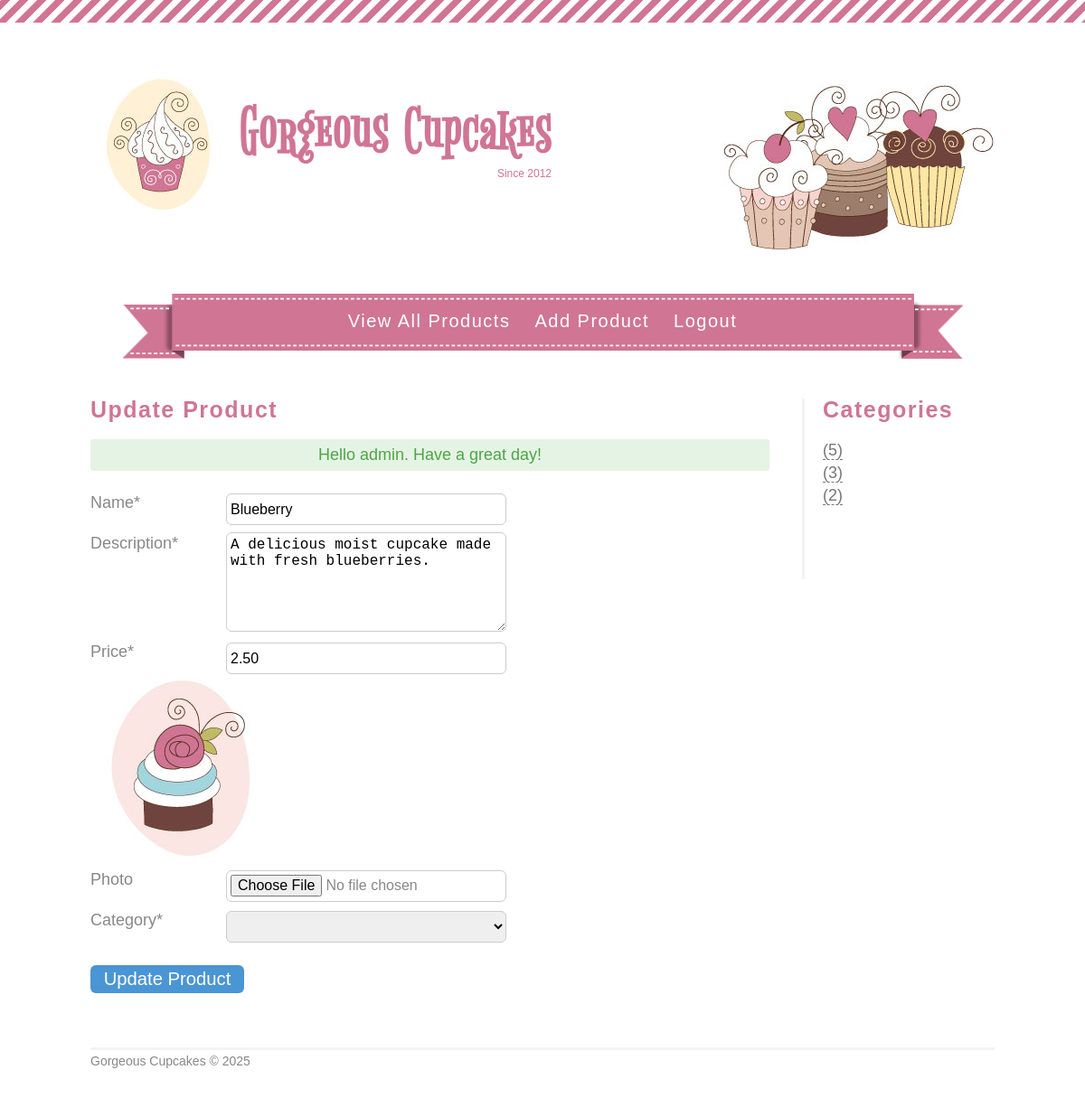
Screenshot of /gorgeous_cupcakes-main/view/product_update_form.php?productID=4 (signed in) with the database file from the repository.
### tables this page shows
CREATE TABLE IF NOT EXISTS `product` (
  `productID` int(10) NOT NULL AUTO_INCREMENT,
  `productName` varchar(256) NOT NULL,
  `productDescription` text NOT NULL,
  `productPrice` decimal(10,2) NOT NULL,
  `productPhoto` varchar(256) DEFAULT NULL,
  `categoryID` int(10) NOT NULL,
  PRIMARY KEY (`productID`),
  KEY `categoryID` (`categoryID`)
);

CREATE TABLE `category` (
  `CategoryID` int(10) unsigned NOT NULL AUTO_INCREMENT,
  `CategoryName` varchar(45) NOT NULL,
  `Description` text NOT NULL,
  PRIMARY KEY (`CategoryID`)
);

### gorgeous_cupcakes-main/model/functions_products.php (called while the page is built, shortened)
<?php
	function get_product()
	{
		global $conn;
		$productID = $_GET['productID'];
		$sql = 'SELECT * FROM product INNER JOIN category USING(categoryID) WHERE productID = :productID ORDER BY productName';
		$statement = $conn->prepare($sql);
		$statement->bindValue(':productID', $productID);
		$statement->execute();
		$result = $statement->fetch();
		return $result;
	}
?>

### gorgeous_cupcakes-main/model/functions_category.php (called while the page is built, shortened)
<?php
	function get_categories()
	{
		global $conn;
		$sql = 'SELECT category.*, COUNT(product.categoryID) AS catnum FROM category INNER JOIN product USING(categoryID) GROUP BY product.categoryID';
		$statement = $conn->prepare($sql);
		$statement->execute();
		$result = $statement->fetchAll();
		return $result;
	}
	function get_category_dropdown()
	{
		global $conn;
		$sql = 'SELECT * FROM category ORDER BY categoryID';
		$statement = $conn->prepare($sql);
		$statement->execute();
		$result = $statement->fetchAll();
		return $result;
	}
?>

### gorgeous_cupcakes-main/view/product_update_form.php (the view, shortened to what this page needs)
<?php
	require('../model/database.php');
	require('../model/functions_products.php');
	require('../model/functions_category.php');
	require('../model/functions_messages.php');
	require('header.php');
	require('nav.php');
?>
<section id="main">
	<h2>Update Product</h2>
	<?php
		$result = get_product();
	?>
	<form action="../controller/product_update_process.php" method="post" enctype="multipart/form-data">
		<div>
			<label>Name* </label>
			<input id="productName" type="text" name="productName" value="<?php echo $result['productName'] ?>" required />
		</div>
		<div>
			<label>Description* </label>
			<textarea id="productDescription" name="productDescription" required /><?php echo $result['productDescription'] ?></textarea>
		</div>
		<div>
			<label>Price* </label>
			<input id="productPrice" type="text" name="productPrice" value="<?php echo $result['productPrice'] ?>" required />
		</div>
		<div>
			<?php
				if((is_null($result['productPhoto'])) || (empty($result['productPhoto'])))
				{
					echo "<p><img src='images/default.jpg' width=200 height=200 alt='default photo' /></p>";
				}
				else
				{
					echo "<p><img src='images/" . ($result['productPhoto']) . "'" . ' width=200 height=200 alt="product photo"'  . "/></p>";
				}
			?>
			<label>Photo</label> <input type="file" name="productPhoto" /><br />
		</div>
		<div>
			<label>Category*</label>
			<select name='categoryID'>
			<option value="<?php echo $result['categoryID']; ?>"><?php echo $result['categoryName']; ?></option>
				<?php
					$selected = $result['categoryID'];
					$result = get_category_dropdown();
					foreach($result as $row):
						if($selected != $row['categoryID']){
							echo "<option value=" . $row['categoryID'] . ">" . $row['categoryName'] . "</option>";
						}
					endforeach
				?>
			</select><br />
		</div>
		<div>
			<input type="submit" value="Update Product" />
		</div>
	</form>
</section>
<?php
	require('sidebar.php');
	require('footer.php');
?>

### gorgeous_cupcakes-main/view/sidebar.php
<section id="sidebar">
	<h2>Categories</h2>
	<?php
		$result = get_categories();
		foreach ($result as $row):
			echo "<p><a href = 'category.php?categoryID=" . $row['categoryID'] . "'>" . $row['categoryName'] . " (" . $row['catnum'] . ")</a></p>";
		endforeach;
	?>
</section>

### gorgeous_cupcakes-main/view/css/main.css (style rules this page uses)
body, div, h1, h2, h3, h4, h5, h6, p, ul, ol, li, dl, dt, dd, img, form, fieldset, input, textarea, blockquote { margin:0; padding:0; }
body { font-family:Arial, sans-serif; line-height:25px; font-size:18px; color:#888888; background-color: #ffffff; }
h2 { font-size:25px; color:#d07594; padding: 0 0 20px 0; letter-spacing:1.5px; }
#main { width:78%; float:left; }
#sidebar { width:19%; height:200px; float:right; border-left:3px solid #f3f3f3; padding: 0 0 0 20px; }
#sidebar a:link, #sidebar a:visited { color:#777777; text-decoration:none; border-bottom:1px dashed #777777; }
a:link, a:visited { color:#d07594; text-decoration:none; border-bottom:1px dashed #d07594; }
form { margin:20px 0 40px 0; }
label { display:block; float:left; width:150px; margin:3px 0 3px 0; }
input { width:300px; height:25px; margin:5px 0 5px 0; border-radius:6px; border:solid #ccc 1px; padding:4px; font-size:16px; }
select { width:310px; height:35px; margin:5px 0 5px 0; border-radius:6px; border:solid #ccc 1px; padding:4px; font-size:16px; }
input[type="submit"], input[type="button"] { background-color:#4a95d4; border-radius:6px; color:#fff; font-size:1.125em;; cursor:pointer; text-align:center; padding:4px; margin: 20px 0 20px 0; border:none; height:auto; width:170px; }
textarea { width:300px; height:100px; padding:4px; border-radius:6px; border:solid #ccc 1px; margin:3px 0 0 0; font-size:16px; }

### rows the page displays
product: productName "Blueberry", productDescription "A delicious moist cupcake made with fresh blueberries.", productPrice "2.50", productPhoto (picture)
category: catnum "5"
category: catnum "3"
category: catnum "2"

### other values shown
$_SESSION['success'] "Hello admin. Have a great day!"
